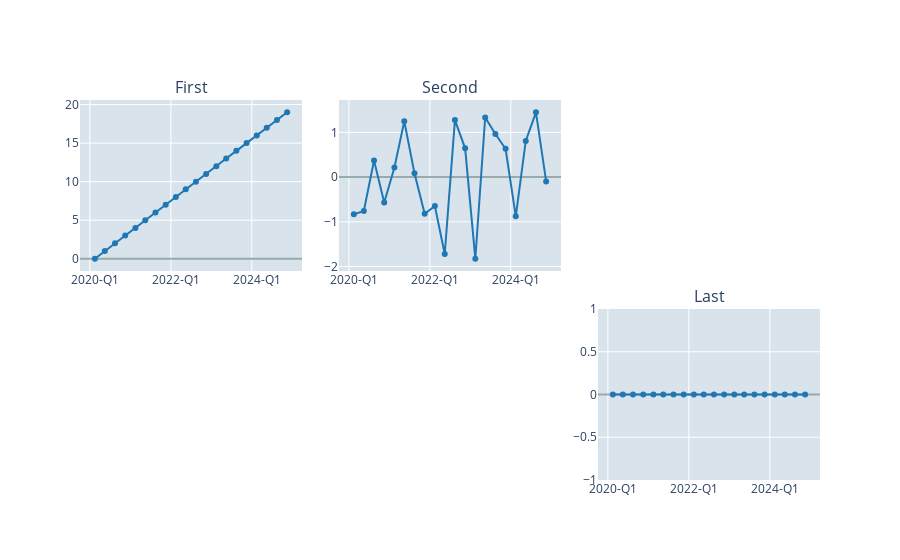

Write notebook code for a chart like this one.
### Markdown cell above
## Create a grid of charts

### Code cell
rows_columns = (2, 3)
fig = ir.make_subplots(rows_columns, )

db["x"].plot(figure=fig, subplot=0, subplot_title="First", show_figure=False, )
db["y"].plot(figure=fig, subplot=1, subplot_title="Second", show_figure=False, )
db["z"].plot(figure=fig, subplot=-1, subplot_title="Last", show_figure=False, )

fig.show()

### Figure 1 — Plotly figure (JSON) as saved in the notebook; plotly's stock layout.template omitted (floating-point values rounded to 4 significant figures)
{"data": [{"customdata": [0], "line": {"color": "#1f77b4"}, "mode": "lines+markers", "showlegend": false, "type": "scatter", "x": ["2020-02-15", "2020-05-15", "2020-08-15", "2020-11-15", "2021-02-15", "2021-05-15", "2021-08-15", "2021-11-15", "2022-02-15", "2022-05-15", "2022-08-15", "2022-11-15", "2023-02-15", "2023-05-15", "2023-08-15", "2023-11-15", "2024-02-15", "2024-05-15", "2024-08-15", "2024-11-15"], "xaxis": "x", "xhoverformat": "%Y-Q%q", "y": [0, 1, 2, 3, 4, 5, 6, 7, 8, 9, 10, 11, 12, 13, 14, 15, 16, 17, 18, 19], "yaxis": "y"}, {"customdata": [1], "line": {"color": "#1f77b4"}, "mode": "lines+markers", "showlegend": false, "type": "scatter", "x": ["2020-02-15", "2020-05-15", "2020-08-15", "2020-11-15", "2021-02-15", "2021-05-15", "2021-08-15", "2021-11-15", "2022-02-15", "2022-05-15", "2022-08-15", "2022-11-15", "2023-02-15", "2023-05-15", "2023-08-15", "2023-11-15", "2024-02-15", "2024-05-15", "2024-08-15", "2024-11-15"], "xaxis": "x2", "xhoverformat": "%Y-Q%q", "y": [-0.8329, -0.7556, 0.3708, -0.5683, 0.2132, 1.249, 0.08385, -0.8222, -0.6454, -1.719, 1.276, 0.6433, -1.825, 1.335, 0.9643, 0.6331, -0.8763, 0.8084, 1.449, -0.09727], "yaxis": "y2"}, {"customdata": [2], "line": {"color": "#1f77b4"}, "mode": "lines+markers", "showlegend": false, "type": "scatter", "x": ["2020-02-15", "2020-05-15", "2020-08-15", "2020-11-15", "2021-02-15", "2021-05-15", "2021-08-15", "2021-11-15", "2022-02-15", "2022-05-15", "2022-08-15", "2022-11-15", "2023-02-15", "2023-05-15", "2023-08-15", "2023-11-15", "2024-02-15", "2024-05-15", "2024-08-15", "2024-11-15"], "xaxis": "x6", "xhoverformat": "%Y-Q%q", "y": [0, 0, 0, 0, 0, 0, 0, 0, 0, 0, 0, 0, 0, 0, 0, 0, 0, 0, 0, 0], "yaxis": "y6"}], "layout": {"annotations": [{"font": {"size": 16}, "showarrow": false, "text": "First", "x": 0.15, "xanchor": "center", "xref": "paper", "y": 1, "yanchor": "bottom", "yref": "paper"}, {"font": {"size": 16}, "showarrow": false, "text": "Second", "x": 0.5, "xanchor": "center", "xref": "paper", "y": 1, "yanchor": "bottom", "yref": "paper"}, {"font": {"size": 16}, "showarrow": false, "text": " ", "x": 0.85, "xanchor": "center", "xref": "paper", "y": 1, "yanchor": "bottom", "yref": "paper"}, {"font": {"size": 16}, "showarrow": false, "text": " ", "x": 0.15, "xanchor": "center", "xref": "paper", "y": 0.45, "yanchor": "bottom", "yref": "paper"}, {"font": {"size": 16}, "showarrow": false, "text": " ", "x": 0.5, "xanchor": "center", "xref": "paper", "y": 0.45, "yanchor": "bottom", "yref": "paper"}, {"font": {"size": 16}, "showarrow": false, "text": "Last", "x": 0.85, "xanchor": "center", "xref": "paper", "y": 0.45, "yanchor": "bottom", "yref": "paper"}], "hovermode": "x", "legend": {"orientation": "h", "x": 0.5, "xanchor": "center", "xref": "paper", "y": 0.02, "yanchor": "bottom", "yref": "container"}, "modebar": {"add": "hovercompare"}, "plot_bgcolor": "#D8E3EC", "title": {"x": 0.5, "xanchor": "center", "xref": "paper", "y": 0.98, "yanchor": "top", "yref": "container"}, "xaxis": {"anchor": "y", "domain": [0, 0.3], "showticklabels": true, "tickformat": "%Y-Q%q", "ticklabelmode": "period", "type": "date"}, "xaxis2": {"anchor": "y2", "domain": [0.35, 0.65], "showticklabels": true, "tickformat": "%Y-Q%q", "ticklabelmode": "period", "type": "date"}, "xaxis3": {"anchor": "y3", "domain": [0.7, 1]}, "xaxis4": {"anchor": "y4", "domain": [0, 0.3]}, "xaxis5": {"anchor": "y5", "domain": [0.35, 0.65]}, "xaxis6": {"anchor": "y6", "domain": [0.7, 1], "showticklabels": true, "tickformat": "%Y-Q%q", "ticklabelmode": "period", "type": "date"}, "yaxis": {"anchor": "x", "domain": [0.55, 1], "zeroline": true, "zerolinecolor": "#9aa"}, "yaxis2": {"anchor": "x2", "domain": [0.55, 1], "zeroline": true, "zerolinecolor": "#9aa"}, "yaxis3": {"anchor": "x3", "domain": [0.55, 1]}, "yaxis4": {"anchor": "x4", "domain": [0, 0.45]}, "yaxis5": {"anchor": "x5", "domain": [0, 0.45]}, "yaxis6": {"anchor": "x6", "domain": [0, 0.45], "zeroline": true, "zerolinecolor": "#9aa"}}}
